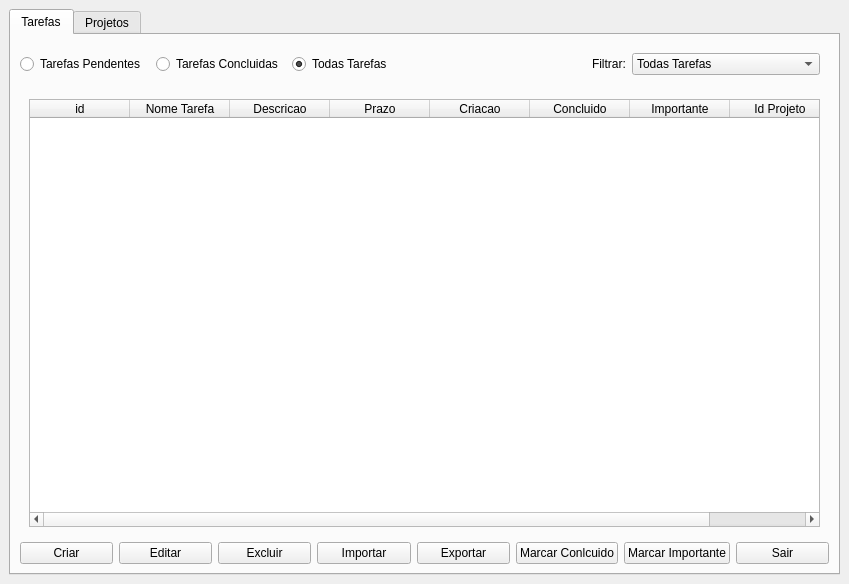
<?xml version="1.0" encoding="UTF-8"?>
<ui version="4.0">
 <class>MainWindow</class>
 <widget class="QMainWindow" name="MainWindow">
  <property name="geometry">
   <rect>
    <x>0</x>
    <y>0</y>
    <width>849</width>
    <height>584</height>
   </rect>
  </property>
  <property name="windowTitle">
   <string>Gerenciador De Tarefas</string>
  </property>
  <widget class="QWidget" name="centralwidget">
   <layout class="QGridLayout" name="gridLayout">
    <item row="0" column="0">
     <widget class="QTabWidget" name="tabWidget">
      <property name="currentIndex">
       <number>0</number>
      </property>
      <widget class="QWidget" name="tab_tarefas">
       <attribute name="title">
        <string>Tarefas</string>
       </attribute>
       <layout class="QGridLayout" name="gridLayout_2">
        <item row="1" column="0" colspan="4">
         <widget class="QWidget" name="widget_2" native="true">
          <layout class="QHBoxLayout" name="horizontalLayout_4">
           <item>
            <widget class="QTableWidget" name="tarefas_tableWidget">
             <column>
              <property name="text">
               <string>id</string>
              </property>
             </column>
             <column>
              <property name="text">
               <string>Nome Tarefa</string>
              </property>
             </column>
             <column>
              <property name="text">
               <string>Descricao</string>
              </property>
             </column>
             <column>
              <property name="text">
               <string>Prazo</string>
              </property>
             </column>
             <column>
              <property name="text">
               <string>Criacao</string>
              </property>
             </column>
             <column>
              <property name="text">
               <string>Concluido</string>
              </property>
             </column>
             <column>
              <property name="text">
               <string>Importante</string>
              </property>
             </column>
             <column>
              <property name="text">
               <string>Id Projeto</string>
              </property>
             </column>
            </widget>
           </item>
          </layout>
         </widget>
        </item>
        <item row="2" column="0" colspan="4">
         <layout class="QHBoxLayout" name="horizontalLayout_2">
          <item>
           <widget class="QPushButton" name="criar_button">
            <property name="text">
             <string>Criar</string>
            </property>
           </widget>
          </item>
          <item>
           <widget class="QPushButton" name="editar_button">
            <property name="text">
             <string>Editar</string>
            </property>
           </widget>
          </item>
          <item>
           <widget class="QPushButton" name="excluir_button">
            <property name="text">
             <string>Excluir</string>
            </property>
           </widget>
          </item>
          <item>
           <widget class="QPushButton" name="importar_button">
            <property name="text">
             <string>Importar</string>
            </property>
           </widget>
          </item>
          <item>
           <widget class="QPushButton" name="exportar_button">
            <property name="text">
             <string>Exportar</string>
            </property>
           </widget>
          </item>
          <item>
           <widget class="QPushButton" name="marcar_concluido_button">
            <property name="text">
             <string>Marcar Conlcuido</string>
            </property>
           </widget>
          </item>
          <item>
           <widget class="QPushButton" name="marcar_importante_button">
            <property name="text">
             <string>Marcar Importante</string>
            </property>
           </widget>
          </item>
          <item>
           <widget class="QPushButton" name="sair_button">
            <property name="text">
             <string>Sair</string>
            </property>
           </widget>
          </item>
         </layout>
        </item>
        <item row="0" column="0" colspan="2">
         <layout class="QHBoxLayout" name="horizontalLayout_3">
          <item>
           <widget class="QRadioButton" name="tarefa_pendente_radio">
            <property name="text">
             <string>Tarefas Pendentes</string>
            </property>
           </widget>
          </item>
          <item>
           <widget class="QRadioButton" name="tarefa_concluida_radio">
            <property name="text">
             <string>Tarefas Concluidas</string>
            </property>
           </widget>
          </item>
          <item>
           <widget class="QRadioButton" name="todas_tarefas_radio">
            <property name="text">
             <string>Todas Tarefas</string>
            </property>
            <property name="checked">
             <bool>true</bool>
            </property>
           </widget>
          </item>
         </layout>
        </item>
        <item row="0" column="2" colspan="2">
         <widget class="QWidget" name="widget" native="true">
          <layout class="QHBoxLayout" name="horizontalLayout">
           <item alignment="Qt::AlignRight">
            <widget class="QLabel" name="label">
             <property name="text">
              <string>Filtrar:</string>
             </property>
            </widget>
           </item>
           <item>
            <widget class="QComboBox" name="filtrar_box">
             <item>
              <property name="text">
               <string>Todas Tarefas</string>
              </property>
             </item>
             <item>
              <property name="text">
               <string>Tarefas Pendentes</string>
              </property>
             </item>
             <item>
              <property name="text">
               <string>Tarefas Concluidas</string>
              </property>
             </item>
            </widget>
           </item>
          </layout>
         </widget>
        </item>
       </layout>
      </widget>
      <widget class="QWidget" name="tab_projetos">
       <attribute name="title">
        <string>Projetos</string>
       </attribute>
       <layout class="QGridLayout" name="gridLayout_3">
        <item row="0" column="1">
         <widget class="QWidget" name="widget_4" native="true">
          <layout class="QHBoxLayout" name="horizontalLayout_7">
           <item alignment="Qt::AlignRight">
            <widget class="QLabel" name="label_2">
             <property name="text">
              <string>Filtrar:</string>
             </property>
            </widget>
           </item>
           <item>
            <widget class="QComboBox" name="filtrar_pr_box">
             <item>
              <property name="text">
               <string>Todos Projetos</string>
              </property>
             </item>
             <item>
              <property name="text">
               <string>Projetos Pendentes</string>
              </property>
             </item>
             <item>
              <property name="text">
               <string>Projetos Concluidos</string>
              </property>
             </item>
            </widget>
           </item>
          </layout>
         </widget>
        </item>
        <item row="0" column="0">
         <layout class="QHBoxLayout" name="horizontalLayout_8">
          <item>
           <widget class="QRadioButton" name="projeto_pendente_radio">
            <property name="text">
             <string>Projetos Pendentes</string>
            </property>
           </widget>
          </item>
          <item>
           <widget class="QRadioButton" name="projeto_concluido_radio">
            <property name="text">
             <string>Projetos Concluidas</string>
            </property>
           </widget>
          </item>
          <item>
           <widget class="QRadioButton" name="todos_projetos_radio">
            <property name="text">
             <string>Todos Projetos</string>
            </property>
            <property name="checked">
             <bool>true</bool>
            </property>
           </widget>
          </item>
         </layout>
        </item>
        <item row="2" column="0" colspan="2">
         <widget class="QWidget" name="widget_3" native="true">
          <layout class="QHBoxLayout" name="horizontalLayout_6">
           <item>
            <widget class="QTableWidget" name="tableWidget_2">
             <column>
              <property name="text">
               <string>Id</string>
              </property>
             </column>
             <column>
              <property name="text">
               <string>Nome Projeto</string>
              </property>
             </column>
             <column>
              <property name="text">
               <string>Descricao</string>
              </property>
             </column>
             <column>
              <property name="text">
               <string>Prazo</string>
              </property>
             </column>
             <column>
              <property name="text">
               <string>Criacao</string>
              </property>
             </column>
             <column>
              <property name="text">
               <string>Concluido</string>
              </property>
             </column>
             <column>
              <property name="text">
               <string>Importante</string>
              </property>
             </column>
            </widget>
           </item>
          </layout>
         </widget>
        </item>
        <item row="3" column="0" colspan="2">
         <layout class="QHBoxLayout" name="horizontalLayout_5">
          <item>
           <widget class="QPushButton" name="criar_pr_button">
            <property name="text">
             <string>Criar</string>
            </property>
           </widget>
          </item>
          <item>
           <widget class="QPushButton" name="editar_pr_button">
            <property name="text">
             <string>Editar</string>
            </property>
           </widget>
          </item>
          <item>
           <widget class="QPushButton" name="excluir_pr_button">
            <property name="text">
             <string>Excluir</string>
            </property>
           </widget>
          </item>
          <item>
           <widget class="QPushButton" name="importar_pr_button">
            <property name="text">
             <string>Importar</string>
            </property>
           </widget>
          </item>
          <item>
           <widget class="QPushButton" name="exportar_pr_button">
            <property name="text">
             <string>Exportar</string>
            </property>
           </widget>
          </item>
          <item>
           <widget class="QPushButton" name="marcar_concluido_pr_button">
            <property name="text">
             <string>Marcar Conlcuido</string>
            </property>
           </widget>
          </item>
          <item>
           <widget class="QPushButton" name="marcar_importante_pr_button">
            <property name="text">
             <string>Marcar Importante</string>
            </property>
           </widget>
          </item>
          <item>
           <widget class="QPushButton" name="sair_pr_button">
            <property name="text">
             <string>Sair</string>
            </property>
           </widget>
          </item>
         </layout>
        </item>
       </layout>
      </widget>
     </widget>
    </item>
   </layout>
  </widget>
 </widget>
 <resources/>
 <connections/>
</ui>
